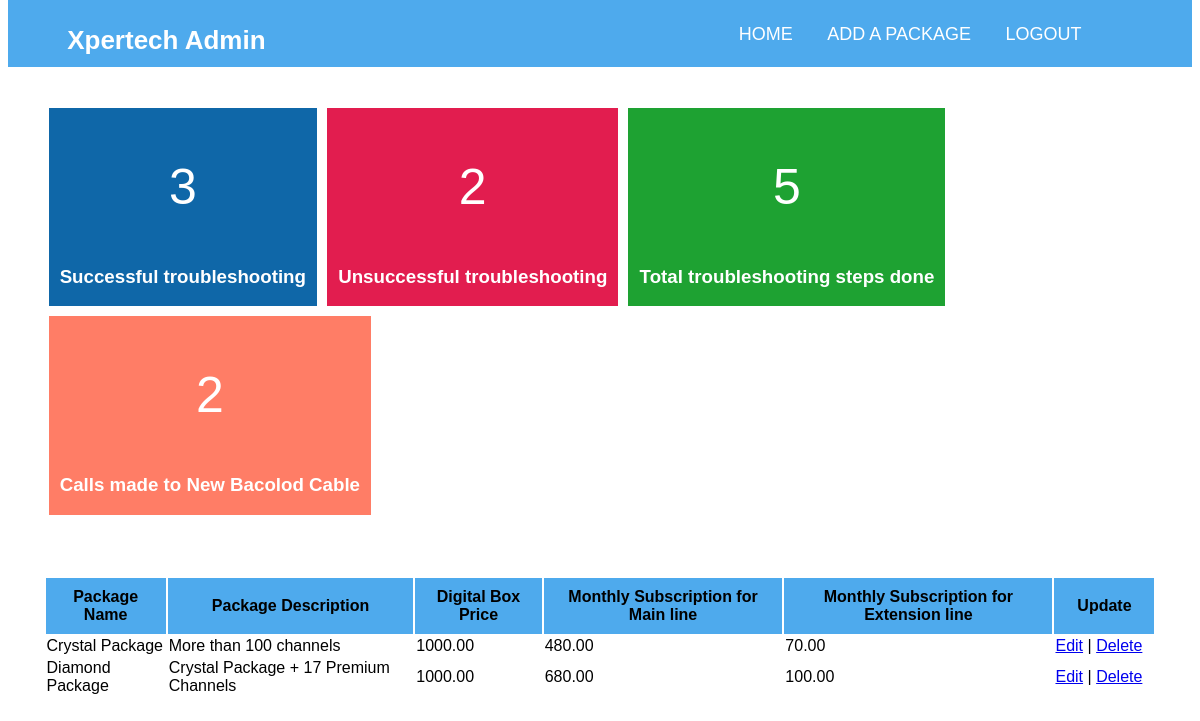
/php/index.php, run on the app's committed database.
### tables this page shows
CREATE TABLE `packages` (
  `package_number` int(11) NOT NULL,
  `package_name` varchar(20) NOT NULL,
  `package_desc` varchar(50) NOT NULL,
  `digital_box` decimal(10,2) NOT NULL,
  `monthsub_mainline` decimal(10,2) NOT NULL,
  `monthsub_extline` decimal(10,2) NOT NULL
);

### php/index.php (the view, shortened to what this page needs)
<?php
include_once("config.php");
$result = mysqli_query($mysqli, "SELECT * FROM packages ORDER BY package_name ASC");
?>
<!DOCTYPE html>
<html>
<head>
	<link rel="stylesheet" type="text/css" href="../css/index.css">
</head>
<body>
	<div class="container">
		<div class="header">
			<h1 id="title"><a class="head" href="index.php">Xpertech Admin</a></h1>
			<div class="table">
			<form method="GET" action="">
				<ul id="nav">
					<li><a class="head" href="index.php">HOME</a></li>
					<li><a class="head" href="add.html">ADD A PACKAGE</a></li>
					<li><a class="head" href="login.php?logout='1'" name="logout">LOGOUT</a></li>
				</ul>
			</form>
			</div>
		</div>
		<div class="content">
			<div class="package_table">
				<table width='100%' border=0>
				<tr bgcolor='#4eaaed'>
					<td class="label">Package Name</td>
					<td class="label">Package Description</td>
					<td class="label">Digital Box Price</td>
					<td class="label">Monthly Subscription for Main line</td>
					<td class="label">Monthly Subscription for Extension line</td>
					<td class="label" style="width: 80px;">Update</td>
				</tr>
				<?php
				while($res = mysqli_fetch_array($result)) {
					echo "<tr>";
					echo "<td>".$res['package_name']."</td>";
					echo "<td>".$res['package_desc']."</td>";
					echo "<td>".$res['digital_box']."</td>";
					echo "<td>".$res['monthsub_mainline']."</td>";
					echo "<td>".$res['monthsub_extline']."</td>";
					echo "<td><a href=\"edit.php?id=$res[package_number]\">Edit</a> | <a href=\"delete.php?id=$res[package_number]\" onClick=\"return confirm('Are you sure you want to delete?')\">Delete</a></td>";
			}
			$pass = "pass";
			$fail = "fail";
			$call = "call";
			$pass_result = mysqli_query($mysqli, "SELECT COUNT(*) as PASSED FROM stat_info WHERE status='$pass' GROUP BY status");
			$fail_result = mysqli_query($mysqli, "SELECT COUNT(*) as FAILED FROM stat_info WHERE status='$fail' GROUP BY status");
			$total_result = mysqli_query($mysqli, "SELECT COUNT(*) as TOTAL FROM stat_info");
			$call_result = mysqli_query($mysqli, "SELECT COUNT(*) as CALLED FROM stat_info WHERE type='$call' GROUP BY type");
			?>
			</div>
			<div class="boxes">
				<div id="successful">
					<?php
						while($res = mysqli_fetch_array($pass_result)) {
							echo "<p>".$res['PASSED']."</p>";
						}
					?>
					<h3>Successful troubleshooting</h3>
				</div>
				<div id="unsuccessful">
					<?php
						while($res = mysqli_fetch_array($fail_result)) {
							echo "<p>".$res['FAILED']."</p>";
						}
					?>
					<h3>Unsuccessful troubleshooting</h3>
				</div>
				<div id="total">
					<?php
						while($res = mysqli_fetch_array($total_result)) {
							echo "<p>".$res['TOTAL']."</p>";
						}
					?>
					<h3>Total troubleshooting steps done</h3>
				</div>
				<div id="call">
					<?php
						while($res = mysqli_fetch_array($call_result)) {
							echo "<p>".$res['CALLED']."</p>";
						}
					?>
					<h3>Calls made to New Bacolod Cable</h3>
				</div>
			</div>
		</div>
	</div>
</body>
</html>

### css/index.css (style rules this page uses)
body { font-family: 'Arial'; }
.header { background-color: #4eaaed; padding: 5%; margin-top: -5%; }
.table { padding-right: 2%; float: right; }
ul#nav li { display: inline-block; list-style: none; margin-right: 30px; font-size: 18px; }
.table { display: table; }
#title { display: inline-block; float: left; font-size: 26px; color: #FFFFFF; }
.head { text-decoration: none; color: #FFFFFF; }
.content { padding: 3%; }
.label { font-weight: bold; padding: 10px; text-align: center; }
table { margin: 0 auto; }
#successful { float: left; display: inline-block; padding-left: 1%; padding-right: 1%; background-color: #0f67a8; margin: 5px; color: #FFFFFF; }
#unsuccessful { float: left; display: inline-block; padding-left: 1%; padding-right: 1%; background-color: #e21d4f; margin: 5px; color: #FFFFFF; }
#total { float: left; display: inline-block; padding-left: 1%; padding-right: 1%; background-color: #1ea232; margin: 5px; color: #FFFFFF; }
#call { float: left; display: inline-block; padding-left: 1%; padding-right: 1%; background-color: #ff7d66; margin: 5px; color: #FFFFFF; }
.boxes { text-align: center; }
.boxes p { font-size: 50px; }
table { padding-top: 5%; }

### data on the page
packages: package_name "Crystal Package", package_desc "More than 100 channels", digital_box "1000.00", monthsub_mainline "480.00", monthsub_extline "70.00"
packages: package_name "Diamond Package", package_desc "Crystal Package + 17 Premium Channels", digital_box "1000.00", monthsub_mainline "680.00", monthsub_extline "100.00"

### other printed values
$res['PASSED'] "3"
$res['FAILED'] "2"
$res['TOTAL'] "5"
$res['CALLED'] "2"
